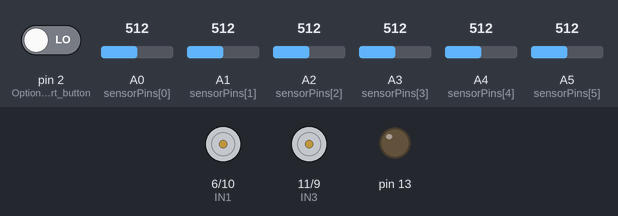
Recording of a sketch running on a simulated Arduino Uno, built with avr-gcc and run on an emulated ATmega328P. Shown: motor-driver pin pairs drawn as motors (green arrow = first pin HIGH = forward, orange = second pin HIGH = backward, longer = more drive), output pins drawn as LEDs (lit = HIGH). The inputs (shaded band) are chosen by the test bench; at power-on: pin 2 (Optional_start_button) LOW, A1 (sensorPins[1]) = 512, A5 (sensorPins[5]) = 512, A0 (sensorPins[0]) = 512, A3 (sensorPins[3]) = 512, A2 (sensorPins[2]) = 512, A4 (sensorPins[4]) = 512.

Above: at 2.8 s.
2.9 s: pin 2 (Optional_start_button) driven HIGH
5.9 s: A1 (sensorPins[1]) set to 498
At 8.7 s:
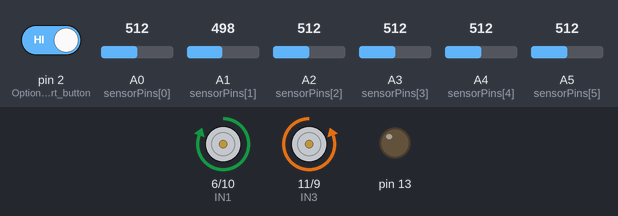
8.9 s: A5 (sensorPins[5]) set to 501
At 9.95 s:
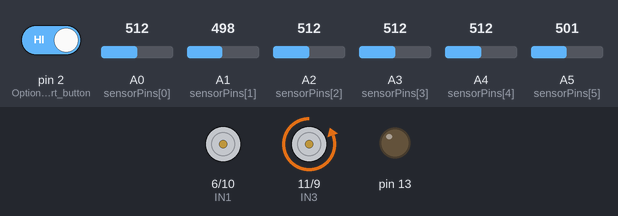
At 11.7 s:
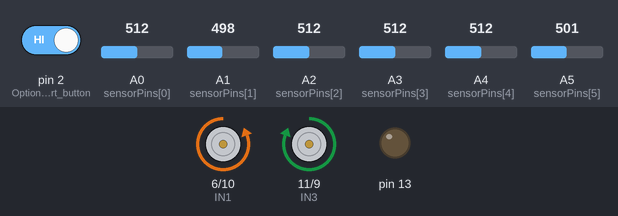
11.9 s: A0 (sensorPins[0]) set to 499
At 12.05 s:
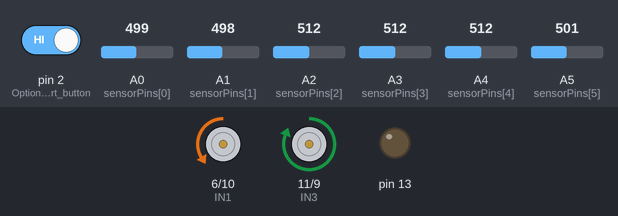
14.9 s: A3 (sensorPins[3]) set to 306
17.9 s: A3 (sensorPins[3]) set to 716
Timing chart, 0 to 21.9 s (numbered marks = the images above; inputs shaded):
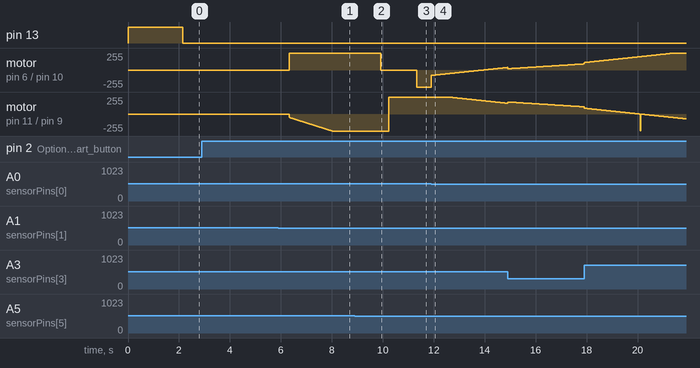

The sketch:

Pidcontoller.ino
```cpp
// === IR Sensor + PID Line Follower (Final Fixed Version) ===

// === IR SENSOR SETTINGS ===
const int sensorPins[6] = {A0, A1, A2, A3, A4, A5};
// If your leftmost sensor is A0 and rightmost is A5, keep weights as below:
const int sensorWeights[6] = {40, 10, 2, -2, -10, -40};

// === MOTOR PINS ===
#define IN1 6
#define IN2 10
#define IN3 11
#define IN4 9

int sensorValues[6];
int digitalValues[6];
int blackVal[6];
int whiteVal[6];
int threshold[6];

float Kp = 15;
float Ki = 0.01;
float Kd = 2;

float error = 0;
float previousError = 0;
float integral = 0;
float derivative = 0;

int motorSpeed = 100;

const int numReadings = 150;

void calibrateSensors() {
  long sum;

  // --- BLACK CALIBRATION ---
  digitalWrite(13, HIGH);
  delay(2000);
  for (int i = 0; i < 6; i++) {
    sum = 0;
    for (int count = 0; count < numReadings; count++) {
      sum += analogRead(sensorPins[i]);
    }
    blackVal[i] = sum / numReadings;
    delay(10);
  }

  // --- WHITE CALIBRATION ---
  digitalWrite(13, LOW);
  delay(4000);
  for (int i = 0; i < 6; i++) {
    sum = 0;
    for (int count = 0; count < numReadings; count++) {
      sum += analogRead(sensorPins[i]);
    }
    whiteVal[i] = sum / numReadings;
    delay(10);
  }

  for (int i = 0; i < 6; i++) {
    threshold[i] = (whiteVal[i] + blackVal[i]) / 2;
  }
}

void setMotor(int leftSpeed, int rightSpeed) {
  leftSpeed = constrain(leftSpeed, -255, 255);
  rightSpeed = constrain(rightSpeed, -255, 255);

  if (leftSpeed >= 0) {
    analogWrite(IN3, leftSpeed);   // Forward
    analogWrite(IN4, 0);
  } else {
    analogWrite(IN3, 0);
    analogWrite(IN4, -leftSpeed);  // Backward
  }

  if (rightSpeed >= 0) {
    analogWrite(IN1, rightSpeed);  // Forward
    analogWrite(IN2, 0);
  } else {
    analogWrite(IN1, 0);
    analogWrite(IN2, -rightSpeed); // Backward
  }
}

void setup() {
  pinMode(IN1, OUTPUT);
  pinMode(IN2, OUTPUT);
  pinMode(IN3, OUTPUT);
  pinMode(IN4, OUTPUT);

  for (int i = 0; i < 6; i++) {
    pinMode(sensorPins[i], INPUT);
  }

  pinMode(13, OUTPUT);
  pinMode(2, INPUT); // Optional start button

  calibrateSensors();

  while (digitalRead(2) == LOW) {
    digitalWrite(13, HIGH);
  }
  digitalWrite(13, LOW);
}

void loop() {
  int weightedSum = 0;
  int activeCount = 0;

  for (int i = 0; i < 6; i++) {
    sensorValues[i] = analogRead(sensorPins[i]);
    digitalValues[i] = (sensorValues[i] < threshold[i]) ? 1 : 0;

    if (digitalValues[i]) {
      weightedSum += sensorWeights[i];
      activeCount++;
    }
  }

  if (activeCount > 0) {
    error = (float)weightedSum / activeCount;
  } else {
    error = previousError;  // Line lost
  }

  integral += error;
  derivative = error - previousError;
  float correction = Kp * error + Ki * integral + Kd * derivative; // yrodha valeur ynajem yakrah pont h

  int leftSpeed = motorSpeed - correction;
  int rightSpeed = motorSpeed + correction;

  setMotor(leftSpeed, rightSpeed);

  previousError = error;
}
```

Measured:
- the behaviour switches between 511 and 510 on A1 (sensorPins[1]) (found by bisection; images 0 and 1)
- the behaviour switches between 512 and 511 on A5 (sensorPins[5]) (found by bisection; images 1 and 2)
- the behaviour switches between 512 and 511 on A0 (sensorPins[0]) (found by bisection; images 3 and 4)
- after the input at 2.9 s, every drawn part: stays the same
- after the input at 8.9 s, motor on pin 6 (IN1) / pin 10 (IN2): forward 255/255 → stopped after 1.0 s, → backward 255/255 1.4 s later; motor on pin 11 (IN3) / pin 9 (IN4): backward 255/255 → forward 255/255 after 1.3 s
- after the input at 11.9 s, motor on pin 6 (IN1) / pin 10 (IN2): moves from backward 255/255 to forward 38/255 over 3.0 s, starting at once; motor on pin 11 (IN3) / pin 9 (IN4): moves from forward 255/255 to forward 161/255 over 2.3 s, starting after 0.68 s
